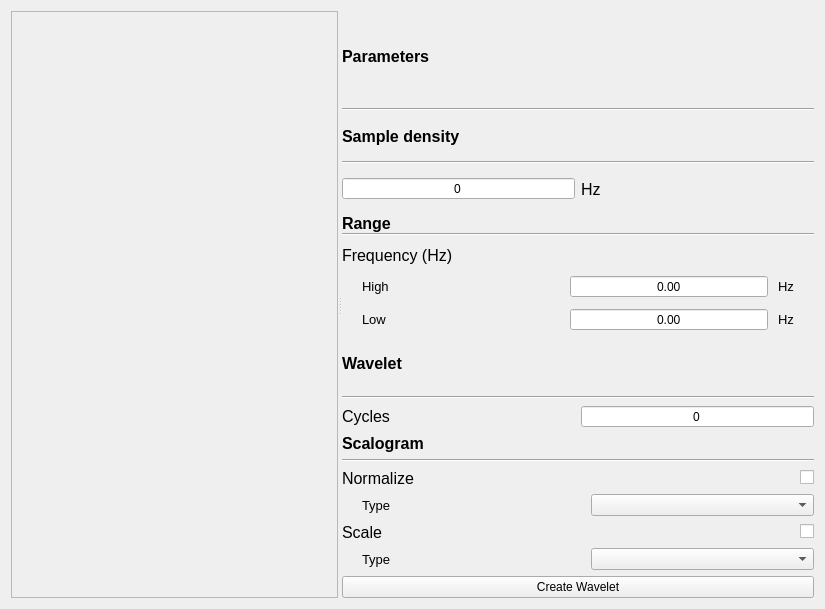
<?xml version="1.0" encoding="UTF-8"?>
<ui version="4.0">
 <class>Wavelet_Average</class>
 <widget class="QWidget" name="Wavelet_Average">
  <property name="geometry">
   <rect>
    <x>0</x>
    <y>0</y>
    <width>825</width>
    <height>609</height>
   </rect>
  </property>
  <property name="windowTitle">
   <string>Wavelet_Average</string>
  </property>
  <layout class="QHBoxLayout" name="horizontalLayout_11">
   <item>
    <widget class="QSplitter" name="splitter">
     <property name="orientation">
      <enum>Qt::Horizontal</enum>
     </property>
     <widget class="QFrame" name="frame">
      <property name="sizePolicy">
       <sizepolicy hsizetype="Expanding" vsizetype="Expanding">
        <horstretch>0</horstretch>
        <verstretch>0</verstretch>
       </sizepolicy>
      </property>
      <property name="frameShape">
       <enum>QFrame::StyledPanel</enum>
      </property>
      <property name="frameShadow">
       <enum>QFrame::Raised</enum>
      </property>
     </widget>
     <widget class="QWidget" name="layoutWidget">
      <layout class="QVBoxLayout" name="verticalLayout_9">
       <item>
        <widget class="QLabel" name="parametersLabel">
         <property name="font">
          <font>
           <pointsize>12</pointsize>
           <weight>75</weight>
           <bold>true</bold>
          </font>
         </property>
         <property name="text">
          <string>Parameters</string>
         </property>
        </widget>
       </item>
       <item>
        <widget class="Line" name="line">
         <property name="orientation">
          <enum>Qt::Horizontal</enum>
         </property>
        </widget>
       </item>
       <item>
        <layout class="QVBoxLayout" name="verticalLayout">
         <item>
          <widget class="QLabel" name="sampleDensityLabel">
           <property name="font">
            <font>
             <pointsize>12</pointsize>
             <weight>75</weight>
             <bold>true</bold>
            </font>
           </property>
           <property name="text">
            <string>Sample density</string>
           </property>
          </widget>
         </item>
         <item>
          <widget class="Line" name="sampleDensityLine">
           <property name="orientation">
            <enum>Qt::Horizontal</enum>
           </property>
          </widget>
         </item>
         <item>
          <layout class="QHBoxLayout" name="horizontalLayout">
           <item>
            <widget class="QSpinBox" name="sampleDensitySpinBox">
             <property name="alignment">
              <set>Qt::AlignCenter</set>
             </property>
             <property name="buttonSymbols">
              <enum>QAbstractSpinBox::NoButtons</enum>
             </property>
            </widget>
           </item>
           <item>
            <widget class="QLabel" name="hzLabel">
             <property name="font">
              <font>
               <pointsize>12</pointsize>
              </font>
             </property>
             <property name="text">
              <string>Hz</string>
             </property>
            </widget>
           </item>
          </layout>
         </item>
        </layout>
       </item>
       <item>
        <layout class="QVBoxLayout" name="verticalLayout_5">
         <property name="spacing">
          <number>10</number>
         </property>
         <item>
          <layout class="QVBoxLayout" name="verticalLayout_4">
           <property name="spacing">
            <number>0</number>
           </property>
           <item>
            <widget class="QLabel" name="rangeLabel">
             <property name="sizePolicy">
              <sizepolicy hsizetype="Preferred" vsizetype="Fixed">
               <horstretch>0</horstretch>
               <verstretch>0</verstretch>
              </sizepolicy>
             </property>
             <property name="font">
              <font>
               <pointsize>12</pointsize>
               <weight>75</weight>
               <bold>true</bold>
              </font>
             </property>
             <property name="text">
              <string>Range</string>
             </property>
            </widget>
           </item>
           <item>
            <widget class="Line" name="rangeLine">
             <property name="orientation">
              <enum>Qt::Horizontal</enum>
             </property>
            </widget>
           </item>
          </layout>
         </item>
         <item>
          <layout class="QVBoxLayout" name="verticalLayout_3">
           <item>
            <widget class="QLabel" name="frequencyLabel">
             <property name="font">
              <font>
               <pointsize>12</pointsize>
              </font>
             </property>
             <property name="text">
              <string>Frequency (Hz)</string>
             </property>
            </widget>
           </item>
           <item>
            <layout class="QHBoxLayout" name="horizontalLayout_3">
             <item>
              <spacer name="horizontalSpacer_5">
               <property name="orientation">
                <enum>Qt::Horizontal</enum>
               </property>
               <property name="sizeType">
                <enum>QSizePolicy::Fixed</enum>
               </property>
               <property name="sizeHint" stdset="0">
                <size>
                 <width>20</width>
                 <height>20</height>
                </size>
               </property>
              </spacer>
             </item>
             <item>
              <widget class="QLabel" name="highLabel">
               <property name="font">
                <font>
                 <pointsize>10</pointsize>
                </font>
               </property>
               <property name="text">
                <string>High</string>
               </property>
              </widget>
             </item>
             <item>
              <widget class="QDoubleSpinBox" name="highFrequencySpinBox">
               <property name="alignment">
                <set>Qt::AlignCenter</set>
               </property>
               <property name="buttonSymbols">
                <enum>QAbstractSpinBox::NoButtons</enum>
               </property>
              </widget>
             </item>
             <item>
              <widget class="QLabel" name="hzHighFreqLabel">
               <property name="sizePolicy">
                <sizepolicy hsizetype="Fixed" vsizetype="Preferred">
                 <horstretch>0</horstretch>
                 <verstretch>0</verstretch>
                </sizepolicy>
               </property>
               <property name="font">
                <font>
                 <pointsize>10</pointsize>
                </font>
               </property>
               <property name="text">
                <string>Hz</string>
               </property>
              </widget>
             </item>
             <item>
              <spacer name="horizontalSpacer_2">
               <property name="orientation">
                <enum>Qt::Horizontal</enum>
               </property>
               <property name="sizeType">
                <enum>QSizePolicy::Preferred</enum>
               </property>
               <property name="sizeHint" stdset="0">
                <size>
                 <width>20</width>
                 <height>20</height>
                </size>
               </property>
              </spacer>
             </item>
            </layout>
           </item>
           <item>
            <layout class="QHBoxLayout" name="horizontalLayout_2">
             <item>
              <spacer name="horizontalSpacer_6">
               <property name="orientation">
                <enum>Qt::Horizontal</enum>
               </property>
               <property name="sizeType">
                <enum>QSizePolicy::Fixed</enum>
               </property>
               <property name="sizeHint" stdset="0">
                <size>
                 <width>20</width>
                 <height>20</height>
                </size>
               </property>
              </spacer>
             </item>
             <item>
              <widget class="QLabel" name="lowLabel">
               <property name="font">
                <font>
                 <pointsize>10</pointsize>
                </font>
               </property>
               <property name="text">
                <string>Low</string>
               </property>
              </widget>
             </item>
             <item>
              <widget class="QDoubleSpinBox" name="lowFrequencySpinBox">
               <property name="alignment">
                <set>Qt::AlignCenter</set>
               </property>
               <property name="buttonSymbols">
                <enum>QAbstractSpinBox::NoButtons</enum>
               </property>
              </widget>
             </item>
             <item>
              <widget class="QLabel" name="hzLowFreqLabel">
               <property name="sizePolicy">
                <sizepolicy hsizetype="Fixed" vsizetype="Preferred">
                 <horstretch>0</horstretch>
                 <verstretch>0</verstretch>
                </sizepolicy>
               </property>
               <property name="font">
                <font>
                 <pointsize>10</pointsize>
                </font>
               </property>
               <property name="text">
                <string>Hz</string>
               </property>
              </widget>
             </item>
             <item>
              <spacer name="horizontalSpacer">
               <property name="orientation">
                <enum>Qt::Horizontal</enum>
               </property>
               <property name="sizeType">
                <enum>QSizePolicy::Preferred</enum>
               </property>
               <property name="sizeHint" stdset="0">
                <size>
                 <width>20</width>
                 <height>20</height>
                </size>
               </property>
              </spacer>
             </item>
            </layout>
           </item>
          </layout>
         </item>
        </layout>
       </item>
       <item>
        <layout class="QVBoxLayout" name="verticalLayout_6">
         <item>
          <widget class="QLabel" name="waveletLabel">
           <property name="font">
            <font>
             <pointsize>12</pointsize>
             <weight>75</weight>
             <bold>true</bold>
            </font>
           </property>
           <property name="text">
            <string>Wavelet</string>
           </property>
          </widget>
         </item>
         <item>
          <widget class="Line" name="waveletLine">
           <property name="orientation">
            <enum>Qt::Horizontal</enum>
           </property>
          </widget>
         </item>
         <item>
          <layout class="QHBoxLayout" name="horizontalLayout_6">
           <item>
            <widget class="QLabel" name="cyclesLabel">
             <property name="font">
              <font>
               <pointsize>12</pointsize>
              </font>
             </property>
             <property name="text">
              <string>Cycles</string>
             </property>
            </widget>
           </item>
           <item>
            <widget class="QSpinBox" name="cyclesSpinBox">
             <property name="alignment">
              <set>Qt::AlignCenter</set>
             </property>
             <property name="buttonSymbols">
              <enum>QAbstractSpinBox::NoButtons</enum>
             </property>
            </widget>
           </item>
          </layout>
         </item>
        </layout>
       </item>
       <item>
        <layout class="QVBoxLayout" name="verticalLayout_8">
         <item>
          <widget class="QLabel" name="scalogramLabel">
           <property name="font">
            <font>
             <pointsize>12</pointsize>
             <weight>75</weight>
             <bold>true</bold>
            </font>
           </property>
           <property name="text">
            <string>Scalogram</string>
           </property>
          </widget>
         </item>
         <item>
          <widget class="Line" name="scalogramLine">
           <property name="orientation">
            <enum>Qt::Horizontal</enum>
           </property>
          </widget>
         </item>
         <item>
          <layout class="QVBoxLayout" name="verticalLayout_7">
           <item>
            <layout class="QHBoxLayout" name="horizontalLayout_9">
             <item>
              <widget class="QLabel" name="normalizeLabel">
               <property name="font">
                <font>
                 <pointsize>12</pointsize>
                </font>
               </property>
               <property name="text">
                <string>Normalize</string>
               </property>
              </widget>
             </item>
             <item>
              <spacer name="horizontalSpacer_11">
               <property name="orientation">
                <enum>Qt::Horizontal</enum>
               </property>
               <property name="sizeHint" stdset="0">
                <size>
                 <width>40</width>
                 <height>20</height>
                </size>
               </property>
              </spacer>
             </item>
             <item>
              <widget class="QCheckBox" name="normalizeCheckBox">
               <property name="text">
                <string/>
               </property>
              </widget>
             </item>
            </layout>
           </item>
           <item>
            <layout class="QHBoxLayout" name="horizontalLayout_7">
             <item>
              <spacer name="horizontalSpacer_9">
               <property name="orientation">
                <enum>Qt::Horizontal</enum>
               </property>
               <property name="sizeType">
                <enum>QSizePolicy::Fixed</enum>
               </property>
               <property name="sizeHint" stdset="0">
                <size>
                 <width>20</width>
                 <height>20</height>
                </size>
               </property>
              </spacer>
             </item>
             <item>
              <widget class="QLabel" name="typeNormalizeLabel">
               <property name="font">
                <font>
                 <pointsize>10</pointsize>
                </font>
               </property>
               <property name="text">
                <string>Type</string>
               </property>
              </widget>
             </item>
             <item>
              <widget class="QComboBox" name="normalizeComboBox"/>
             </item>
            </layout>
           </item>
           <item>
            <layout class="QHBoxLayout" name="horizontalLayout_10">
             <item>
              <widget class="QLabel" name="scaleLabel">
               <property name="font">
                <font>
                 <pointsize>12</pointsize>
                </font>
               </property>
               <property name="text">
                <string>Scale</string>
               </property>
              </widget>
             </item>
             <item>
              <spacer name="horizontalSpacer_12">
               <property name="orientation">
                <enum>Qt::Horizontal</enum>
               </property>
               <property name="sizeHint" stdset="0">
                <size>
                 <width>40</width>
                 <height>20</height>
                </size>
               </property>
              </spacer>
             </item>
             <item>
              <widget class="QCheckBox" name="scaleCheckBox">
               <property name="text">
                <string/>
               </property>
              </widget>
             </item>
            </layout>
           </item>
           <item>
            <layout class="QHBoxLayout" name="horizontalLayout_8">
             <item>
              <spacer name="horizontalSpacer_10">
               <property name="orientation">
                <enum>Qt::Horizontal</enum>
               </property>
               <property name="sizeType">
                <enum>QSizePolicy::Fixed</enum>
               </property>
               <property name="sizeHint" stdset="0">
                <size>
                 <width>20</width>
                 <height>20</height>
                </size>
               </property>
              </spacer>
             </item>
             <item>
              <widget class="QLabel" name="typeScaleLabel">
               <property name="font">
                <font>
                 <pointsize>10</pointsize>
                </font>
               </property>
               <property name="text">
                <string>Type</string>
               </property>
              </widget>
             </item>
             <item>
              <widget class="QComboBox" name="scaleComboBox"/>
             </item>
            </layout>
           </item>
          </layout>
         </item>
        </layout>
       </item>
       <item>
        <widget class="QPushButton" name="createWaveletButton">
         <property name="text">
          <string>Create Wavelet</string>
         </property>
        </widget>
       </item>
      </layout>
     </widget>
    </widget>
   </item>
  </layout>
 </widget>
 <resources/>
 <connections/>
</ui>
